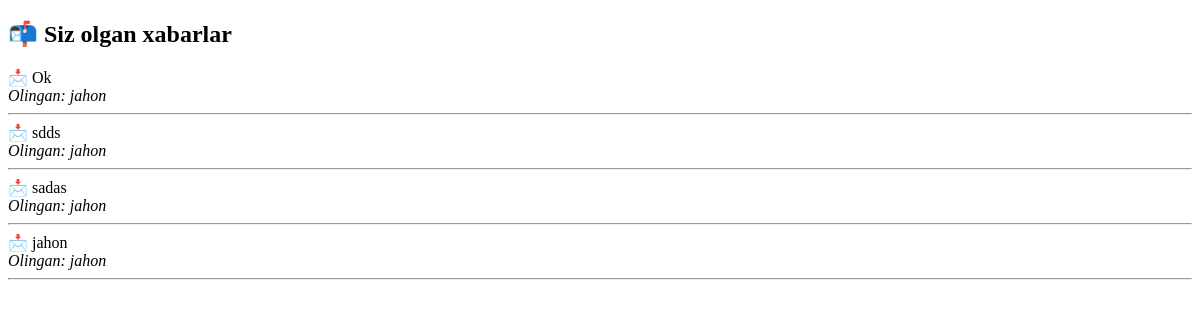
The page /my-messages/ (signed in) on the database as committed earlier.
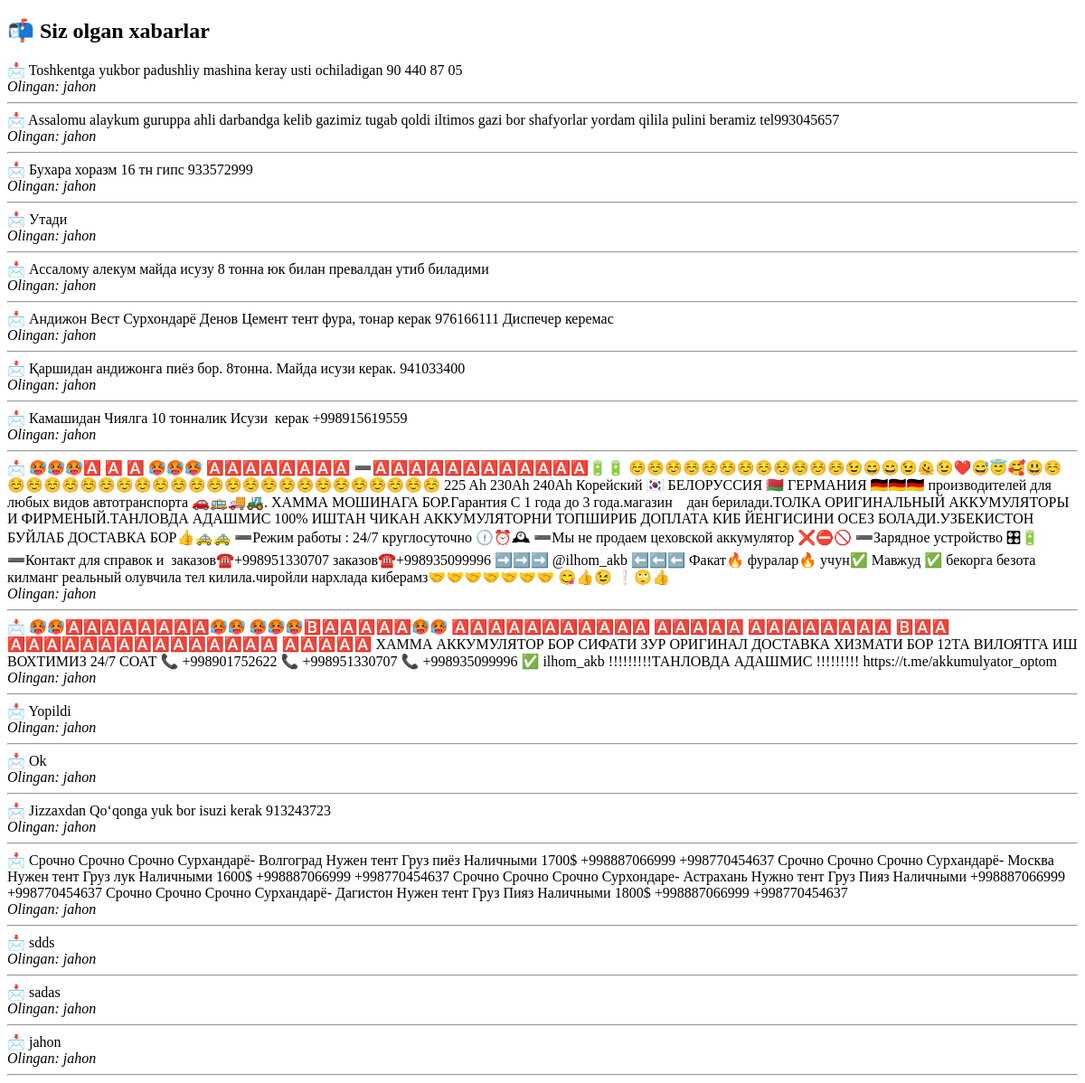
The same page on the database as committed later.
### account/models.py (models this page shows, shortened)
class MessageUser(models.Model):
    text = models.TextField()
    taken_by = models.ForeignKey(User, null=True, blank=True, on_delete=models.SET_NULL)
    created_at = models.DateTimeField(auto_now_add=True)

class User(models.Model):
    username = models.CharField(max_length=100, unique=True)
    password = models.CharField(max_length=255)
    def __str__(self):
        return self.username

### account/views.py (the view)
# urls.py: path('my-messages/', views.my_messages_view, name='my_messages'),
def my_messages_view(request):
    user_id = request.session.get('user_id')
    if not user_id:
        return redirect('login')
    my_messages = MessageUser.objects.filter(taken_by_id=user_id).order_by('-created_at')
    return render(request, 'my_messages.html', {'messages': my_messages})

### templates/my_messages.html (shortened to what this page needs)
<!DOCTYPE html>
<html lang="en">
<head>
</head>
<body>
    <h2>📬 Siz olgan xabarlar</h2>
    {% for msg in messages %}
        <div>
            📩 {{ msg.text }}<br>
            <i>Olingan: {{ msg.taken_by }}</i>
        </div>
        <hr>
    {% empty %}
        <p>Hozircha sizda xabarlar yo‘q.</p>
    {% endfor %}
</body>
</html>

Rows that differ between the two databases and show on the page:
added MessageUser: text "Toshkentga yukbor padushliy mashina keray usti ochiladigan 90 440 87 05", taken_by "jahon"
added MessageUser: text "Assalomu alaykum guruppa ahli darbandga kelib gazimiz tugab qoldi iltimos gazi bor shafyorlar yordam qilila pulini beramiz tel993045657", taken_by "jahon"
added MessageUser: text "Бухара хоразм 16 тн гипс 933572999", taken_by "jahon"
added MessageUser: text "Утади", taken_by "jahon"
added MessageUser: text "Ассалому алекум майда исузу 8 тонна юк билан превалдан утиб биладими", taken_by "jahon"
added MessageUser: text "Андижон Вест Сурхондарё Денов Цемент тент фура, тонар керак 976166111 Диспечер керемас", taken_by "jahon"
added MessageUser: text "Қаршидан андижонга пиёз бор. 8тонна. Майда исузи керак. 941033400", taken_by "jahon"
added MessageUser: text "Камашидан Чиялга 10 тонналик Исузи керак +998915619559", taken_by "jahon"
added MessageUser: text "🥵🥵🥵🅰️ 🅰️ 🅰️ 🥵🥵🥵 🅰️🅰️🅰️🅰️🅰️🅰️🅰️🅰️ ➖🅰️🅰️🅰️🅰️🅰️🅰️🅰️🅰️🅰️🅰️🅰️🅰️🔋🔋 ☺️☺️☺️☺️☺️☺️☺️☺️☺️☺️☺️☺️😉😄😄😉🫠😉❤️😅😇🥰😃☺️☺️☺️☺️☺️☺️☺️☺️☺️☺️☺️☺️☺️☺️☺️☺️☺️☺️☺️☺️☺️☺️☺️☺️☺️ 225 Ah 230Аh 240Ah Корейский 🇰🇷 БЕЛОРУССИЯ 🇧🇾 ГЕРМАНИЯ 🇩🇪🇩🇪🇩🇪 производителей для любых видов автотранспорта 🚗🚌🚚🚜. ХАММА МОШИНАГА БОР.Гарантия С 1 года до 3 года.магазин дан берилади.ТОЛКА ОРИГИНАЛЬНЫЙ АККУМУЛЯТОРЫ И ФИРМЕНЫЙ.ТАНЛОВДА АДАШМИС 100% ИШТАН ЧИКАН АККУМУЛЯТОРНИ ТОПШИРИБ ДОПЛАТА КИБ ЙЕНГИСИНИ ОСЕЗ БОЛАДИ.УЗБЕКИСТОН БУЙЛАБ ДОСТАВКА БОР👍🚕🚕 ➖Режим работы : 24/7 круглосуточно 🕧⏰🕰 ➖Мы не продаем цеховской аккумулятор ❌⛔️🚫 ➖Зарядное устройство 🎛🔋 ➖Контакт для справок и заказов☎️+998951330707 заказов☎️+998935099996 ➡️➡️➡️ @ilhom_akb ⬅️⬅️⬅️…", taken_by "jahon"
added MessageUser: text "🥵🥵🅰️🅰️🅰️🅰️🅰️🅰️🅰️🅰️🥵🥵 🥵🥵🥵🅱️🅰️🅰️🅰️🅰️🅰️🥵🥵 🅰️🅰️🅰️🅰️🅰️🅰️🅰️🅰️🅰️🅰️🅰️ 🅰️🅰️🅰️🅰️🅰️ 🅰️🅰️🅰️🅰️🅰️🅰️🅰️🅰️ 🅱️🅰️🅰️ 🅰️🅰️🅰️🅰️🅰️🅰️🅰️🅰️🅰️🅰️🅰️🅰️🅰️🅰️🅰️ 🅰️🅰️🅰️🅰️🅰️ ХАММА АККУМУЛЯТОР БОР СИФАТИ ЗУР ОРИГИНАЛ ДОСТАВКА ХИЗМАТИ БОР 12ТА ВИЛОЯТГА ИШ ВОХТИМИЗ 24/7 СОАТ 📞 +998901752622 📞 +998951330707 📞 +998935099996 ✅ ilhom_akb !!!!!!!!!ТАНЛОВДА АДАШМИС !!!!!!!!! https://t.me/akkumulyator_optom", taken_by "jahon"
added MessageUser: text "Yopildi", taken_by "jahon"
now on this page (row edited): MessageUser: text "Jizzaxdan Qoʻqonga yuk bor isuzi kerak 913243723", taken_by "jahon"
now on this page (row edited): MessageUser: text "Срочно Срочно Срочно Сурхандарё- Волгоград Нужен тент Груз пиёз Наличными 1700$ +998887066999 +998770454637 Срочно Срочно Срочно Сурхандарё- Москва Нужен тент Груз лук Наличными 1600$ +998887066999 +998770454637 Срочно Срочно Срочно Сурхондаре- Астрахань Нужно тент Груз Пияз Наличными +998887066999 +998770454637 Срочно Срочно Срочно Сурхандарё- Дагистон Нужен тент Груз Пияз Наличными 1800$ +998887066999 +998770454637", taken_by "jahon"
